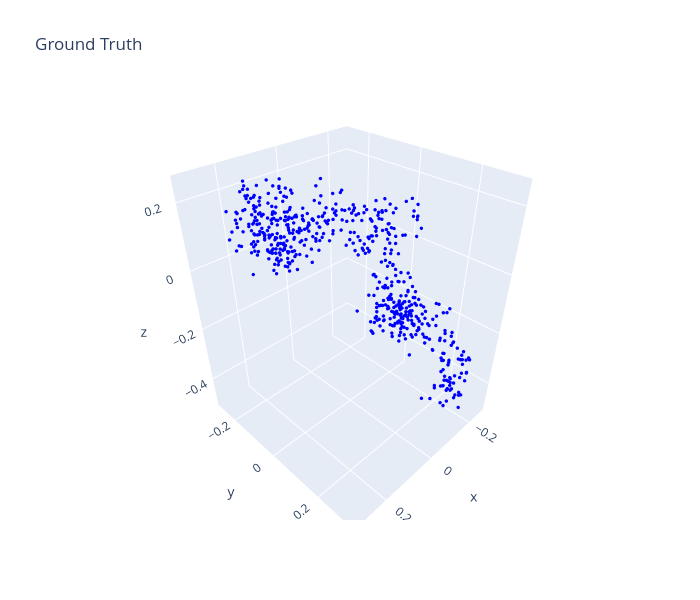
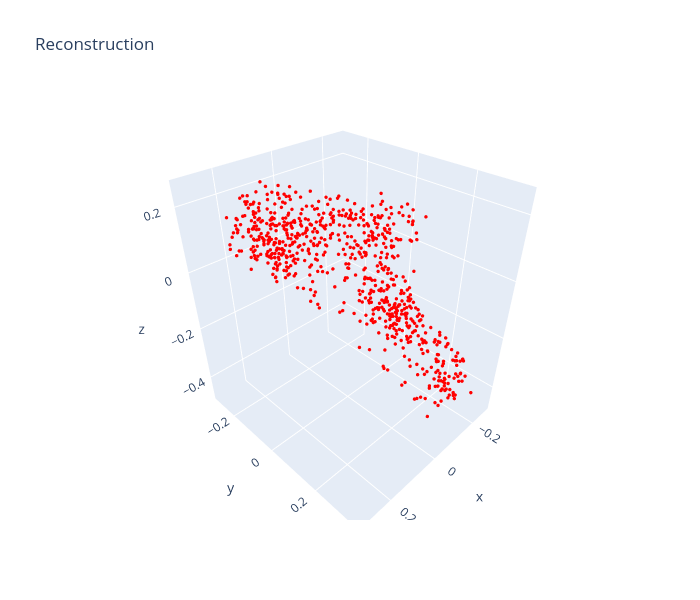

Write notebook code for charts like these, in order.
### Code cell
## Reconstruction Visualization - Ground Truth vs Prediction

model.eval()
with torch.no_grad():
    sample = train_dataset[1]
    pointcloud = sample['pointcloud'].unsqueeze(0).to(device)
    query_points = sample['query_points'].unsqueeze(0).to(device)
    occ_gt = sample['occupancy'].unsqueeze(0).to(device)

    c = model.encode_inputs(pointcloud)
    z = torch.empty(1, 0, device=device)
    logits = model.decode(query_points, z, c).logits
    occ_pred = torch.sigmoid(logits)

occ_gt_np = occ_gt.squeeze().cpu().numpy()
occ_pred_np = occ_pred.squeeze().cpu().numpy()
query_points_np = query_points.squeeze().cpu().numpy()

# Use adaptive threshold based on quantiles
gt_threshold = np.quantile(occ_gt_np, 0.5)
pred_threshold = np.quantile(occ_pred_np, 0.5)

gt_mask = occ_gt_np > gt_threshold
pred_mask = occ_pred_np > pred_threshold

print(f"GT threshold: {gt_threshold:.4f}, GT points: {gt_mask.sum()}")
print(f"Pred threshold: {pred_threshold:.4f}, Pred points: {pred_mask.sum()}")

# Ground Truth Plot
fig1 = go.Figure(data=[go.Scatter3d(x=query_points_np[gt_mask, 0], y=query_points_np[gt_mask, 1],
                                     z=query_points_np[gt_mask, 2], mode='markers',
                                     marker=dict(size=2, color='blue'))])
fig1.update_layout(title='Ground Truth', scene_aspectmode='data', width=700, height=600)
fig1.show()

# Reconstruction Plot
fig2 = go.Figure(data=[go.Scatter3d(x=query_points_np[pred_mask, 0], y=query_points_np[pred_mask, 1],
                                     z=query_points_np[pred_mask, 2], mode='markers',
                                     marker=dict(size=2, color='red'))])
fig2.update_layout(title='Reconstruction', scene_aspectmode='data', width=700, height=600)
fig2.show()

### Figure 1 — Plotly figure (JSON) as saved in the notebook; plotly's stock layout.template omitted (floating-point values rounded to 4 significant figures; data arrays with more than 128 entries replaced by an {"elided": "..."} marker saying what was removed)
{"data": [{"marker": {"color": "blue", "size": 2}, "mode": "markers", "type": "scatter3d", "x": {"elided": "3000 float values"}, "y": {"elided": "3000 float values"}, "z": {"elided": "3000 float values"}}], "layout": {"height": 600, "scene": {"aspectmode": "data"}, "title": {"text": "Ground Truth"}, "width": 700}}

### Figure 2 — Plotly figure (JSON) as saved in the notebook; plotly's stock layout.template omitted (floating-point values rounded to 4 significant figures; data arrays with more than 128 entries replaced by an {"elided": "..."} marker saying what was removed)
{"data": [{"marker": {"color": "red", "size": 2}, "mode": "markers", "type": "scatter3d", "x": {"elided": "2999 float values"}, "y": {"elided": "2999 float values"}, "z": {"elided": "2999 float values"}}], "layout": {"height": 600, "scene": {"aspectmode": "data"}, "title": {"text": "Reconstruction"}, "width": 700}}
